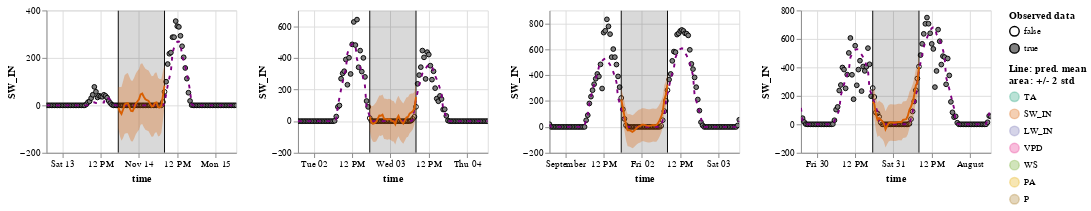

Notebook code cell kept with this figure:
### Code cell
show_results(learn_SW_IN, items=items_SW_IN, control_map=control_map, hide_no_gap=True)
